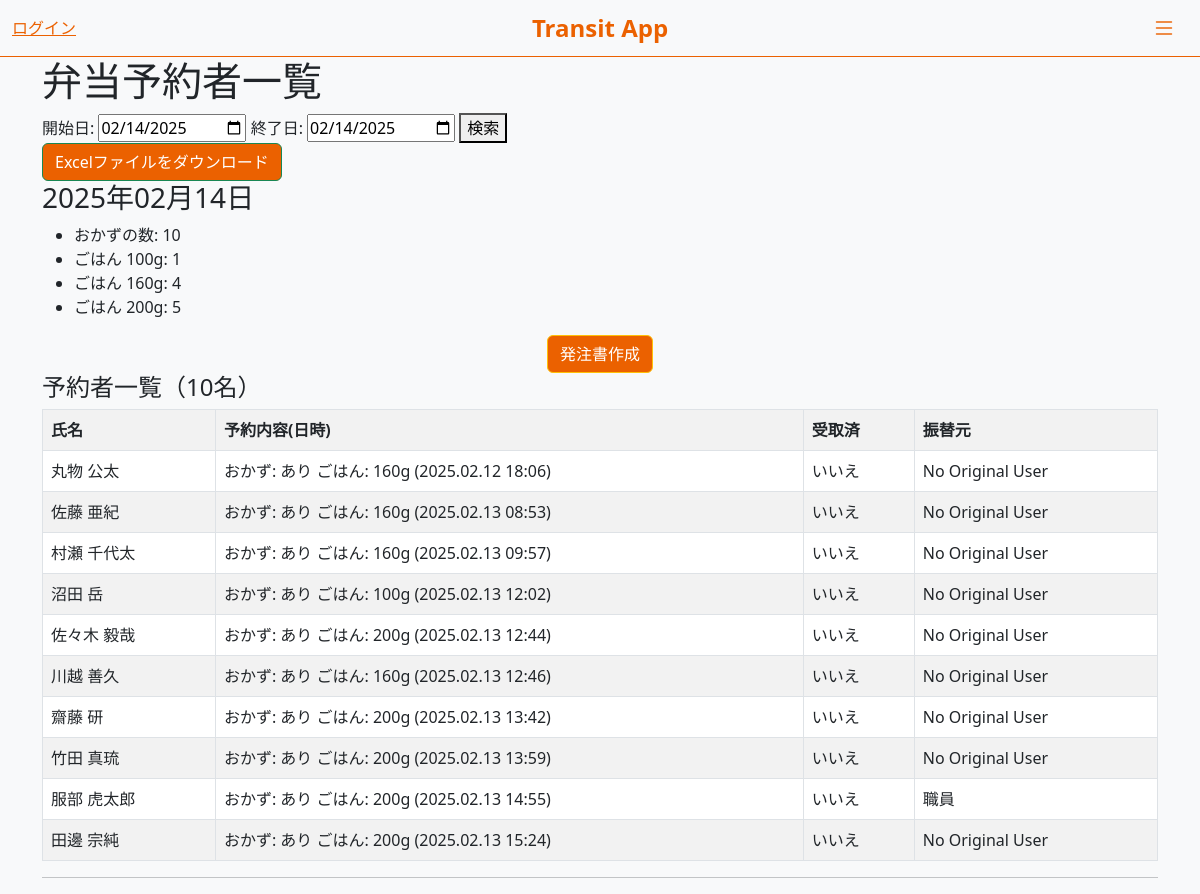
The app's page /admin_bento_reservation_list/ with its own data.
### accounts/models.py (models this page shows, shortened)
class BentoReservation(models.Model):
    user = models.ForeignKey(User, on_delete=models.CASCADE, related_name='reservations', verbose_name='予約者')
    reservation_date = models.DateField(verbose_name='予約日')
    side_dish = models.BooleanField(default=False, verbose_name='おかず')
    rice = models.BooleanField(default=False, verbose_name='ごはん')
    rice_gram = models.IntegerField(null=True, blank=True, verbose_name='グラム数')
    received = models.BooleanField(default=False)
    memo = models.TextField(blank=True, null=True)
    transfer_user = models.ForeignKey(User, on_delete=models.SET_NULL, null=True, blank=True, related_name='transferred_reservations', verbose_name='振替先')
    original_user = models.ForeignKey(User, on_delete=models.SET_NULL, null=True, blank=True, related_name='original_reservations', verbose_name='振替元')
    created_at = models.DateTimeField(auto_now_add=True, null=True)  # null=True を追加
    @property
    def original_user_name(self):
        if self.original_user:
            return f"{self.original_user.last_name} {self.original_user.first_name}"
        return "No Original User"
    class Meta:
        verbose_name = "弁当予約"
        verbose_name_plural = "弁当予約一覧"

### accounts/views.py (the view)
# urls.py: path('admin_bento_reservation_list/', views.admin_bento_reservation_list, name='admin_bento_reservation_list'),
def admin_bento_reservation_list(request):
    today = date.today()
    start_date_str = request.GET.get('start_date', today.strftime('%Y-%m-%d'))
    end_date_str = request.GET.get('end_date', today.strftime('%Y-%m-%d'))
    start_date = datetime.strptime(start_date_str, '%Y-%m-%d').date()
    end_date = datetime.strptime(end_date_str, '%Y-%m-%d').date()
    reservations_by_date = {}
    for n in range((end_date - start_date).days + 1):
        current_date = start_date + timedelta(n)
        reservations = BentoReservation.objects.filter(reservation_date=current_date)
        if reservations.exists():  # 予約が存在する日付のみ追加
            reservations_by_date[current_date] = reservations
    side_dish_counts = {}
    rice_100g_counts = {}
    rice_160g_counts = {}
    rice_200g_counts = {}
    if reservations_by_date:  # データが存在する場合のみ処理
        for current_date, reservations in reservations_by_date.items():
            side_dish_counts[current_date] = reservations.filter(side_dish=True).count()
            rice_100g_counts[current_date] = reservations.filter(rice=True, rice_gram=100).count()
            rice_160g_counts[current_date] = reservations.filter(rice=True, rice_gram=160).count()
            rice_200g_counts[current_date] = reservations.filter(rice=True, rice_gram=200).count()
    return render(request, 'admin/admin_bento_reservation_list.html', {
        'reservations_by_date': reservations_by_date,
        'start_date': start_date_str,
        'end_date': end_date_str,
        'side_dish_counts': side_dish_counts,
        'rice_100g_counts': rice_100g_counts,
        'rice_160g_counts': rice_160g_counts,
        'rice_200g_counts': rice_200g_counts,
    })

### accounts/templatetags/reservation_extras.py (called while the page is built)
@register.filter
def get_item(dictionary, key):
    return dictionary.get(key)

### accounts/templates/admin/admin_bento_reservation_list.html (shortened to what this page needs)
{% extends "accounts/base.html" %}
{% load reservation_extras %}
{% block content %}
<h1>弁当予約者一覧</h1>
<form method="GET">
    <label for="start_date">開始日:</label>
    <input type="date" id="start_date" name="start_date" value="{{ start_date }}" required>
    <label for="end_date">終了日:</label>
    <input type="date" id="end_date" name="end_date" value="{{ end_date }}" required>
    <button type="submit">検索</button>
</form>
{% if reservations_by_date %}
    <form method="GET" action="{% url 'export_bento_reservations' %}">
        <button type="submit" class="btn btn-success">Excelファイルをダウンロード</button>
    </form>
{% endif %}
{% for date, reservations in reservations_by_date.items %}
    <h3>{{ date|date:"Y年m月d日" }}</h3>
    {% if reservations %}
        <ul>
            <li>おかずの数: {{ side_dish_counts|get_item:date }}</li>
            <li>ごはん 100g: {{ rice_100g_counts|get_item:date }}</li>
            <li>ごはん 160g: {{ rice_160g_counts|get_item:date }}</li>
            <li>ごはん 200g: {{ rice_200g_counts|get_item:date }}</li>
        </ul>
        <div class="text-center">
            <a href="{% url 'generate_order_sheet' %}?date={{ date }}&side_dish={{ side_dish_counts|get_item:date }}&rice_100g={{ rice_100g_counts|get_item:date }}&rice_160g={{ rice_160g_counts|get_item:date }}&rice_200g={{ rice_200g_counts|get_item:date }}" class="btn btn-warning">発注書作成</a>
        </div>
        <h4>予約者一覧（{{ reservations|length }}名）</h4>
        <table class="table table-bordered table-striped">
            <tr>
                <th>氏名</th>
                <th>予約内容(日時)</th>
                <th>受取済</th>
                <th>振替元</th>
            </tr>
            {% for reservation in reservations %}
            <tr>
                <td>{{ reservation.user.last_name }} {{ reservation.user.first_name }}</td>
                <td>
                    おかず: {% if reservation.side_dish %}あり{% else %}なし{% endif %}
                    ごはん: {% if reservation.rice %}{{ reservation.rice_gram }}g{% else %}なし{% endif %}
                    {{ reservation.created_at|date:"(Y.m.d H:i)" }}
                </td>
                <td>{% if reservation.received %}はい{% else %}いいえ{% endif %}</td>
                <td>{{ reservation.original_user_name }}</td>
            </tr>
            {% endfor %}
        </table>
    {% else %}
        <p class="text-center text-muted">予約がありません。</p>
    {% endif %}
    <hr>
{% endfor %}
{% endblock %}

### accounts/templates/accounts/base.html (style rules this page uses)
body { background-color: #f8f9fa; }
.text-center { color: #000000; }
.btn { background-color: #EB6100; color: white; }

### records on screen
BentoReservation: user.last_name "丸物", user.first_name "公太", side_dish "あり", rice_gram "160", created_at "(2025.02.12 18:06)", received "いいえ", original_user_name "No Original User"
BentoReservation: user.last_name "佐藤", user.first_name "亜紀", side_dish "あり", rice_gram "160", created_at "(2025.02.13 08:53)", received "いいえ", original_user_name "No Original User"
BentoReservation: user.last_name "村瀬", user.first_name "千代太", side_dish "あり", rice_gram "160", created_at "(2025.02.13 09:57)", received "いいえ", original_user_name "No Original User"
BentoReservation: user.last_name "沼田", user.first_name "岳", side_dish "あり", rice_gram "100", created_at "(2025.02.13 12:02)", received "いいえ", original_user_name "No Original User"
BentoReservation: user.last_name "佐々木", user.first_name "毅哉", side_dish "あり", rice_gram "200", created_at "(2025.02.13 12:44)", received "いいえ", original_user_name "No Original User"
BentoReservation: user.last_name "川越", user.first_name "善久", side_dish "あり", rice_gram "160", created_at "(2025.02.13 12:46)", received "いいえ", original_user_name "No Original User"
BentoReservation: user.last_name "齋藤", user.first_name "研", side_dish "あり", rice_gram "200", created_at "(2025.02.13 13:42)", received "いいえ", original_user_name "No Original User"
BentoReservation: user.last_name "竹田", user.first_name "真琉", side_dish "あり", rice_gram "200", created_at "(2025.02.13 13:59)", received "いいえ", original_user_name "No Original User"
BentoReservation: user.last_name "服部", user.first_name "虎太郎", side_dish "あり", rice_gram "200", created_at "(2025.02.13 14:55)", received "いいえ", original_user_name "職員"
BentoReservation: user.last_name "田邊", user.first_name "宗純", side_dish "あり", rice_gram "200", created_at "(2025.02.13 15:24)", received "いいえ", original_user_name "No Original User"

### other values on screen
{{ date|date:"Y年m月d日" }} "2025年02月14日"
{{ side_dish_counts|get_item:date }} "10"
{{ rice_100g_counts|get_item:date }} "1"
{{ rice_160g_counts|get_item:date }} "4"
{{ rice_200g_counts|get_item:date }} "5"
{{ reservations|length }} "10"
